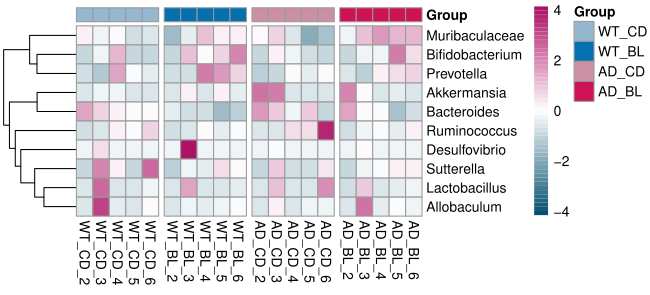

Write the R code that produced this figure.
library(ggplot2)
library(stringr)
library(pheatmap)
load(paste(getwd(),"/readin5xfad.RData",sep=""))
ldata=list(data1,data2)
batchname=c("5xFAD_1","5xFAD_2")
rm(data1,data2)
batch = 1
{
  data=ldata[[batch]]
  divname=c("Family","Genus")
  div=2
  {
    id=unique(data[,div+4])
    divdata=data[1,8:ncol(data)]
    for (iter in 1:length(id))
    {
      divdata=rbind(divdata,apply(data[which(data[,div+4]==id[iter]),8:ncol(data)],2,sum))
    }
    divdata=divdata[-1,]
    rownames(divdata)=id
    summic=apply(divdata,2,sum)
    
    divdata=divdata[c(8,which(apply(divdata,1,sum)>sum(divdata)*0.005&rownames(divdata)!="Unknown")),]
    # for (iter in 1:length(summic))
    # {
    #   divdata[,iter]=divdata[,iter]/summic[iter]
    # }
    divdata=t(as.matrix(divdata))
    sid=unique(substr(rownames(divdata),10,16))
    mdata=divdata[1,]
    for (iter in 1:length(sid))
    {
      mdata=rbind(mdata,apply(divdata[which(substr(rownames(divdata),10,16)==sid[iter]),],2,mean))
    }
    mdata=mdata[-1,]
    rownames(mdata)=sid
    annotation_col<-data.frame(Group = factor(substr(sid,1,5),level=c("WT_CD","WT_BL","AD_CD","AD_BL")))
    rownames(annotation_col)<-sid
    annotation_color<-list(Group=c(`WT_CD`="#95B7CF",`WT_BL`="#0570B0",
                                   `AD_CD`="#CB90A4",`AD_BL`="#CE1256"))
    pheatmap(t(mdata[c(16:20,11:15,6:10,1:5),1:10]),scale = "row",show_colnames = T,show_rownames = T,
             color = colorRampPalette(c("#055070", "white","#ae1266"))(50),
             annotation_col = annotation_col,annotation_colors = annotation_color,
             annotation_names_row = TRUE,cluster_cols = F,cluster_rows = T,gaps_col = c(5,10,15),
             filename = paste(getwd(),"/heatmap.pdf",sep=""),
             width=4.5+0.1*nrow(mdata),height = 1+0.15*ncol(mdata))
    # mid=unique(paste(substr(sid,1,2),substr(sid,6,7),sep=""))
    # cdata=mdata[1,]
    # for (iter in 1:length(mid))
    # {
    #   cdata=rbind(cdata,mdata[which(rownames(mdata)==paste(substr(mid[iter],1,2),
    #                                                        "_BL",substr(mid[iter],3,4),sep="")),]-
    #                 mdata[which(rownames(mdata)==paste(substr(mid[iter],1,2),
    #                                                    "_CD",substr(mid[iter],3,4),sep="")),])
    # }
    # cdata=cdata[-1,]
    # rownames(cdata)=mid
    # pheatmap(t(cdata),scale = "row",show_colnames = T,show_rownames = T,
    #          color = colorRampPalette(c("#0570B0","#95B7CF", "white","#CB90A4","#CE1256"))(100),
    #          annotation_names_row = TRUE,cluster_cols = T,cluster_rows = T,
    #          filename = paste("C:/Users/li08/Desktop/barley/16s微生物分析/0311/figures/heatmap/",
    #                           batchname[batch],"_",divname[div],"_BL-CD.pdf",sep=""),
    #          width=2.5+0.1*nrow(mdata),height = 2+0.2*ncol(mdata))
  }
}
